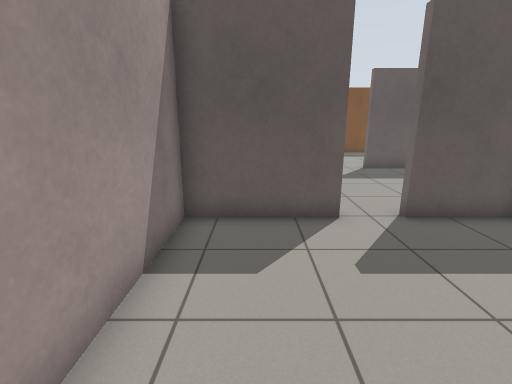
View 1 (above)

18 first-person views from a walk through a world built for the Gazebo simulator. The camera is 1.2 m above the floor, tilts 14° down and sees 85° across. The floor is counted in squares, 0.5 m on a side. Each view is taken from the middle of a square. On the plan, view 1 faces up. The plan holds only what a view shows up to about 18 squares ahead; the rest is blank.

View 2
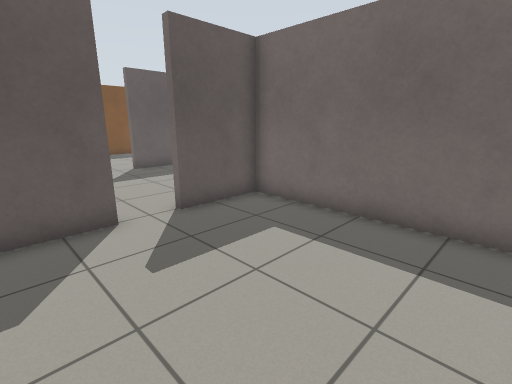

View 3
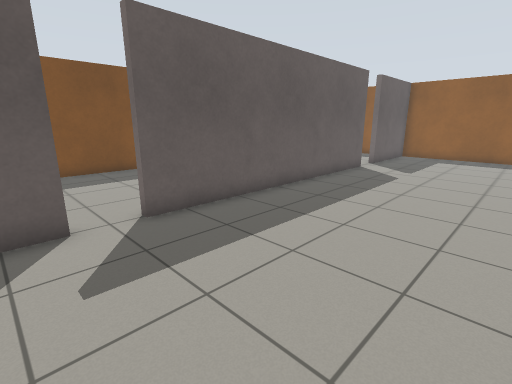

View 4
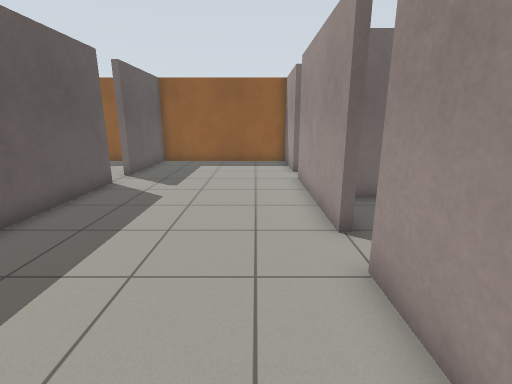

View 5
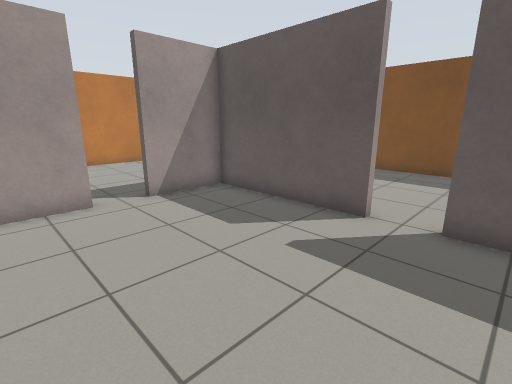

View 6
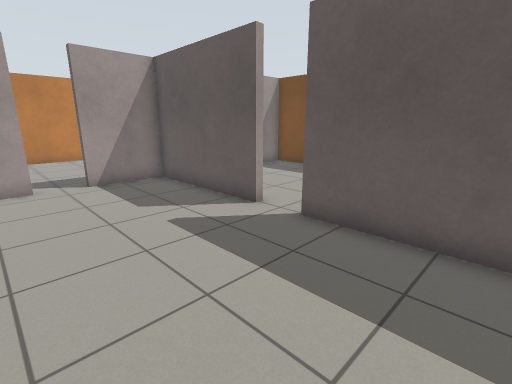

View 7
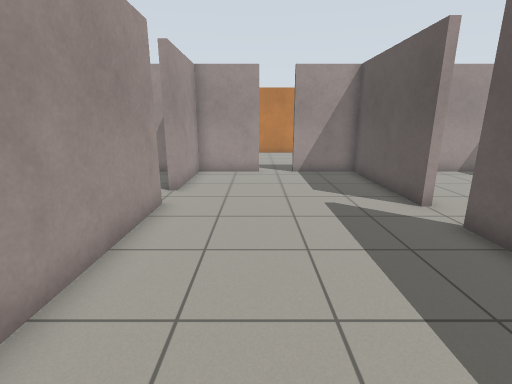

View 8
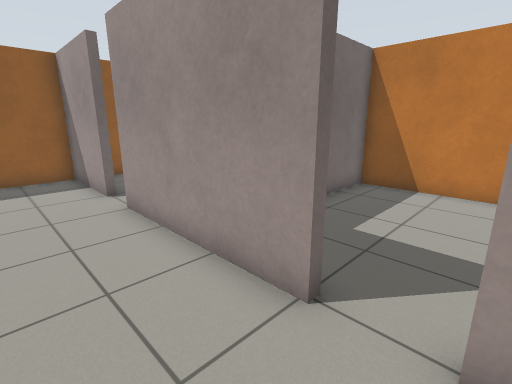

View 9
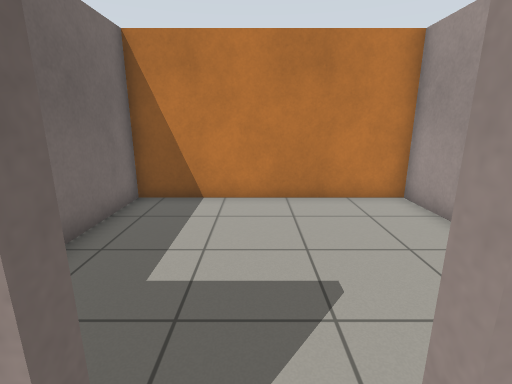

View 10
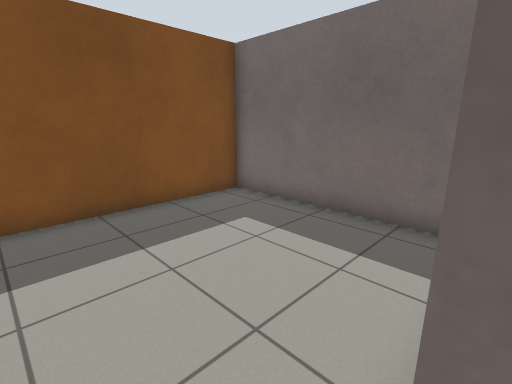

View 11
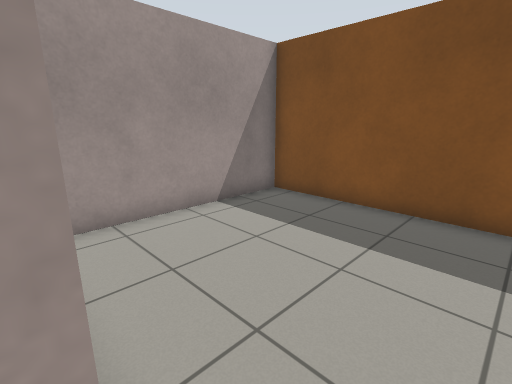

View 12
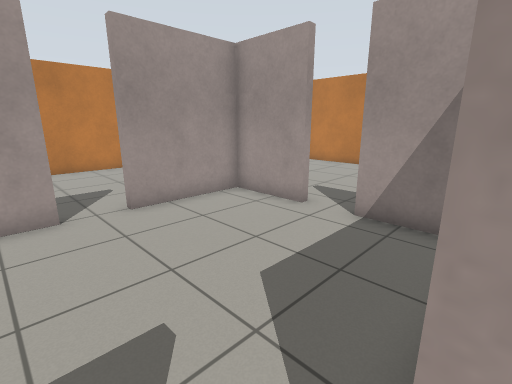

View 13
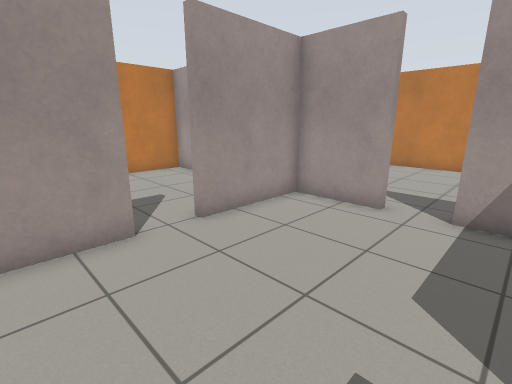

View 14
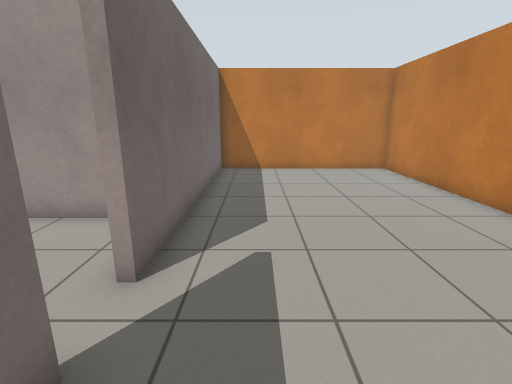

View 15
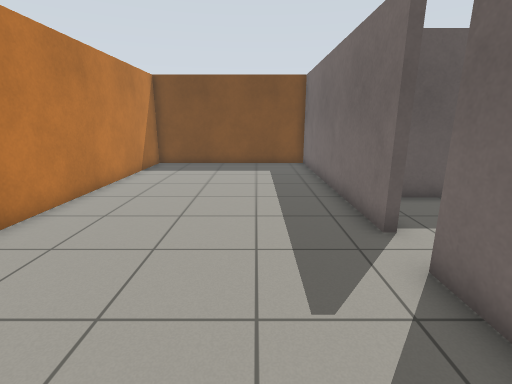

View 16
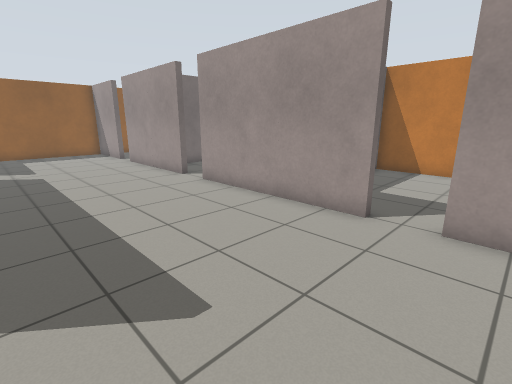

View 17
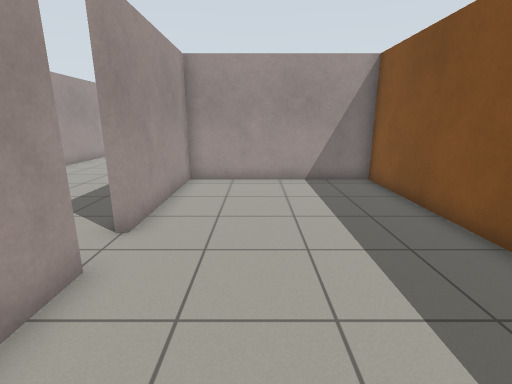

View 18
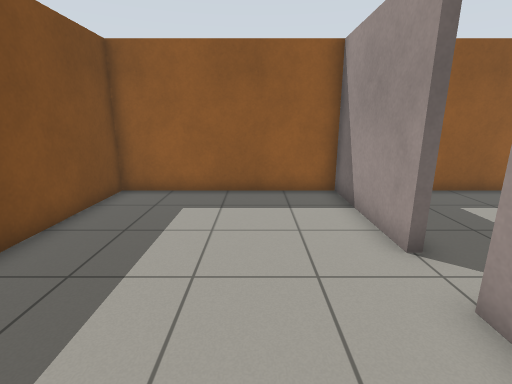

### Floor plan
Points are (right, up) in squares from view 1. A wall is a line through its corners. A room is listed if a view was taken in it or the views show most of it. See-through windows are left out.
Room 1 (views 1, 2)
walls: (2.1, 7.2) (2.1, 6.8) (-1.8, 6.8) (-1.8, -0.8) (6.9, -0.8) (6.9, 6.8) (3.9, 6.8) (3.9, 7.2)
ways out: opening at (3, 7) to room 2
Room 2 (views 3, 4, 5, 6, 7, 8, 9, 10, 11, 12, 13, 16)
walls: (12.8, 6.7) (12.8, 7.2) (19.3, 7.2); (18.2, 15.2) (18.2, 14.8) (5.9, 14.8) (5.9, 15.2); (4.2, 15.2) (4.2, 14.8) (-1.8, 14.8) (-1.8, 11.9); (3.9, 7.2) (11.1, 7.2) (11.1, 6.7); (20.8, 6.7) (20.8, 7.2) (24.8, 7.2) (24.8, 14.8) (19.9, 14.8) (19.9, 15.2); (-1.8, 10.2) (-1.8, 7.2) (2.1, 7.2)
ways out: opening at (3, 7) to room 1; opening at (-2, 11) to room 3; opening at (19, 15) to room 4; opening at (5, 15) to room 5; opening at (12, 7) to room 6; opening at (20, 7)
Room 3 (views 14, 15)
walls: (-1.8, 11.9) (-2.1, 11.9) (-2.1, 22.8) (-10.8, 22.8) (-10.8, -0.8) (-2.1, -0.8) (-2.1, 10.2) (-1.8, 10.2)
ways out: opening at (-2, 11) to room 2
Room 4 (views 17, 18)
walls: (19.9, 15.2) (24.8, 15.2) (24.8, 22.8) (12.2, 22.8) (12.2, 15.2) (18.2, 15.2)
ways out: opening at (19, 15) to room 2
Room 5 (no view inside)
walls: (11.9, 16.1) (11.9, 22.8) (-1.8, 22.8) (-1.8, 16.1)
ways out: opening at (5, 15) to room 2
Room 6 (no view inside)
walls: (7.1, 1.5) (7.1, -0.8) (15.8, -0.8) (15.8, 5.7)
ways out: opening at (12, 7) to room 2

Where each view was taken, in squares from view 1:
view 1: 0 up, 0 right, facing up
view 2: 0 up, 0 right, facing up-right
view 3: 8 up, 3 right, facing up-right
view 4: 9 up, 7 right, facing right
view 5: 8 up, 7 right, facing up-left
view 6: 9 up, 10 right, facing up-left
view 7: 10 up, 12 right, facing left
view 8: 10 up, 11 right, facing down-right
view 9: 8 up, 12 right, facing down
view 10: 15 up, 5 right, facing up-right
view 11: 15 up, 5 right, facing up-left
view 12: 15 up, 5 right, facing down-left
view 13: 13 up, 6 right, facing down-left
view 14: 14 up, 4 left, facing down
view 15: 6 up, 5 left, facing up
view 16: 14 up, 1 right, facing down-right
view 17: 18 up, 24 right, facing left
view 18: 18 up, 15 right, facing right
